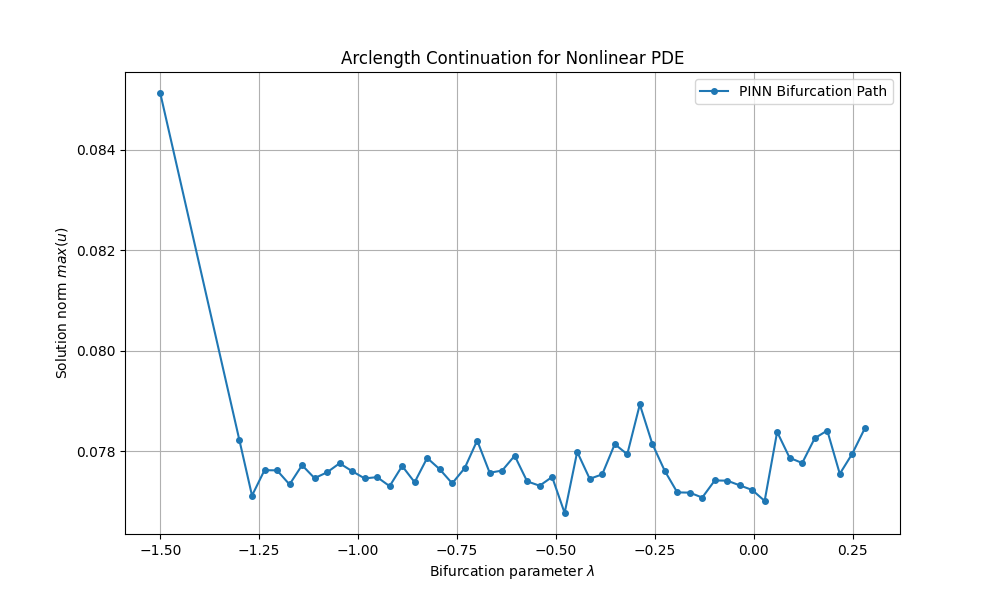

Generate this figure with Python:
import torch
import torch.nn as nn
import numpy as np
import matplotlib.pyplot as plt
from tqdm import tqdm
import copy

# --- Гиперпараметры ---
ITERATIONS = 2000     # Количество итераций обучения для каждой точки
LR = 0.001           # Скорость обучения
N_PHYS = 5000        # Точки внутри области для PDE
N_BOUND = 1000       # Точки на границе
N_ANCHOR = 1000      # Точки для расчета нормы ||u|| при продолжении
DS = 0.1             # Длина шага дуги (Arc-length step size)
N_STEPS = 50         # Сколько точек бифуркационной диаграммы строить
LAMBDA_SCALE = 1.0   # Вес для лямбды в уравнении длины дуги (бета из статьи)
FIRST_LAMBDA = -1.5   # Начальное значение для бифуркации
SECOND_LAMBDA = -1.3  # Конечное значение для бифуркации

device = torch.device("cuda" if torch.cuda.is_available() else "cpu")
print(f"Используем устройство: {device}")

# Оптимизация CUDA
torch.backends.cudnn.benchmark = True
torch.backends.cuda.matmul.allow_tf32 = True  # TF32 для матричных операций
torch.backends.cudnn.allow_tf32 = True         # TF32 для cuDNN
torch.set_float32_matmul_precision('high')     # Использовать Tensor Cores

class GaussianActivation(nn.Module):
    """Гауссова активация: σ(x) = exp(-x²/2)"""
    def forward(self, x):
        return torch.exp(-x**2 / 2)

class PINN(nn.Module):
    def __init__(self, init_lambda=0.0):
        super(PINN, self).__init__()
        # Вход: (x, y) -> 2 нейрона
        self.net = nn.Sequential(
            nn.Linear(2, 10),  # Чуть увеличил ширину слоя (рекомендация для 4D/5D, но полезно для стабильности)
            GaussianActivation(),
            nn.Linear(10, 10),
            GaussianActivation(),
            nn.Linear(10, 1)
        )
        # Параметр бифуркации
        self.lam = nn.Parameter(torch.tensor([init_lambda], dtype=torch.float32))

    def forward(self, x, y):
        inputs = torch.cat([x, y], axis=1)
        return self.net(inputs)

def generate_data(n_physics, n_boundary):
    """Генерация точек коллокации"""
    x_phys = torch.rand((n_physics, 1), device=device, requires_grad=True)
    y_phys = torch.rand((n_physics, 1), device=device, requires_grad=True)

    rand_vals = torch.rand((n_boundary, 1), device=device)
    zeros = torch.zeros((n_boundary, 1), device=device)
    ones = torch.ones((n_boundary, 1), device=device)

    # ГУ: Лево, Право, Низ, Верх
    left   = torch.cat([zeros, rand_vals], dim=1)
    right  = torch.cat([ones, rand_vals], dim=1)
    bottom = torch.cat([rand_vals, zeros], dim=1)
    top    = torch.cat([rand_vals, ones], dim=1)

    boundary_points = torch.cat([left, right, bottom, top], dim=0)
    return x_phys, y_phys, boundary_points

def compute_pde_residual(model, x, y):
    """Вычисление невязки уравнения: u_xx + u_yy + 1 + u + lambda*u^2 = 0"""
    u = model(x, y)

    # Первые производные
    u_x = torch.autograd.grad(u, x, grad_outputs=torch.ones_like(u), create_graph=True, retain_graph=True)[0]
    u_y = torch.autograd.grad(u, y, grad_outputs=torch.ones_like(u), create_graph=True, retain_graph=True)[0]

    # Вторые производные
    u_xx = torch.autograd.grad(u_x, x, grad_outputs=torch.ones_like(u_x), create_graph=True)[0]
    u_yy = torch.autograd.grad(u_y, y, grad_outputs=torch.ones_like(u_y), create_graph=True)[0]

    residual = u_xx + u_yy + 1 + u + model.lam * (u ** 2)
    return residual

def extrapolate_weights(model_prev, model_prev2):
    """
    Предиктор: W_new = 2 * W_prev - W_prev2
    Возвращает словарь весов для инициализации новой модели.
    """
    dict_prev = model_prev.state_dict()
    dict_prev2 = model_prev2.state_dict()
    new_dict = {}

    for key in dict_prev:
        # Линейная экстраполяция параметров
        new_dict[key] = 2 * dict_prev[key] - dict_prev2[key]

    return new_dict

# --- ПОДГОТОВКА ДАННЫХ ---
# Якорные точки фиксируются один раз для корректного расчета "длины дуги"
# Если их перегенерировать каждый раз, мера расстояния будет случайной
x_anchor = torch.rand((N_ANCHOR, 1), device=device)
y_anchor = torch.rand((N_ANCHOR, 1), device=device)

# Точки обучения
x_p, y_p, xy_b = generate_data(N_PHYS, N_BOUND)

# История для графика
plot_lambda = []
plot_norm_u = []

# Для метода продолжения нам нужно хранить ДВА предыдущих состояния модели
# (для расчета направления касательной)
prev_model = None   # Шаг k-1
prev2_model = None  # Шаг k-2

print("\n========== НАЧАЛО: Поиск двух начальных точек ==========")

# -------------------------------------------------------------------
# ШАГ 0: Начальное решение при lambda = 0.0
# -------------------------------------------------------------------
model_0 = PINN(init_lambda=FIRST_LAMBDA).to(device)
model_0.lam.requires_grad = False # Фиксируем лямбду
optimizer_0 = torch.optim.Adam(model_0.parameters(), lr=LR)

print(f">>> Step 0: Training Initial Point (fixed lambda={FIRST_LAMBDA})")
for i in tqdm(range(ITERATIONS)):
    optimizer_0.zero_grad()
    res = compute_pde_residual(model_0, x_p, y_p)
    loss_phys = torch.mean(res**2)
    u_b = model_0(xy_b[:,0:1], xy_b[:,1:2])
    loss_b = torch.mean(u_b**2)
    loss = loss_phys + 100 * loss_b # Вес ГУ обычно выше
    loss.backward()
    optimizer_0.step()

# Сохраняем модель как k-2
prev2_model = copy.deepcopy(model_0)
with torch.no_grad():
    u_val = model_0(x_anchor, y_anchor)
    # Используем L2 норму вектора значений на якорях как меру ||u||
    norm_val = torch.max(u_val)
    plot_lambda.append(model_0.lam.item())
    plot_norm_u.append(norm_val.item())

# -------------------------------------------------------------------
# ШАГ 1: Второе решение при lambda = 0.1 (маленький шаг для старта)
# -------------------------------------------------------------------
# Инициализируем весами от шага 0 для быстрой сходимости
model_1 = PINN(init_lambda=0.0).to(device)
model_1.load_state_dict(model_0.state_dict())
# Меняем лямбду вручную
model_1.lam.data = torch.tensor([SECOND_LAMBDA], device=device) # Чуть сдвигаем
model_1.lam.requires_grad = False
optimizer_1 = torch.optim.Adam(model_1.parameters(), lr=LR)

print(f">>> Step 1: Training Second Point (fixed lambda={SECOND_LAMBDA})")
for i in tqdm(range(ITERATIONS)):
    optimizer_1.zero_grad()
    res = compute_pde_residual(model_1, x_p, y_p)
    loss_phys = torch.mean(res**2)
    u_b = model_1(xy_b[:,0:1], xy_b[:,1:2])
    loss_b = torch.mean(u_b**2)
    loss = loss_phys + 100 * loss_b
    loss.backward()
    optimizer_1.step()

# Сохраняем модель как k-1
prev_model = copy.deepcopy(model_1)
with torch.no_grad():
    u_val = model_1(x_anchor, y_anchor)
    norm_val = torch.max(u_val)
    plot_lambda.append(model_1.lam.item())
    plot_norm_u.append(norm_val.item())

print(f"Init Points: L:{plot_lambda[-2]:.2f}->{plot_lambda[-1]:.2f}")


print("\n========== ЗАПУСК PSEUDO-ARCLENGTH CONTINUATION ==========")

# Текущая рабочая модель
curr_model = PINN().to(device)

for step in range(N_STEPS):
    # ---------------------------------------------------------------
    # А. ПРЕДИКТОР (Predictor Step)
    # Используем касательную экстраполяцию весов и лямбды
    # ---------------------------------------------------------------

    # 1. Вычисляем предсказанные веса: W_new = 2*W_{k-1} - W_{k-2}
    predicted_state_dict = extrapolate_weights(prev_model, prev2_model)
    curr_model.load_state_dict(predicted_state_dict)

    # Лямбда тоже экстраполируется (она внутри state_dict, но иногда полезно удостовериться)
    # Важно: делаем лямбду обучаемой!
    curr_model.lam.requires_grad = True

    # ---------------------------------------------------------------
    # В. ПОДГОТОВКА КОРРЕКТОРА
    # ---------------------------------------------------------------

    # Нам нужны фиксированные значения u_{k-1} и lambda_{k-1} для уравнения ограничения
    with torch.no_grad():
        u_prev_fixed = prev_model(x_anchor, y_anchor).detach()
        lam_prev_fixed = prev_model.lam.item()

    # Оптимизатор теперь обновляет И веса сети, И лямбду
    optimizer = torch.optim.Adam(curr_model.parameters(), lr=LR)

    # Перегенерируем точки обучения (стохастичность помогает не застревать)
    x_p, y_p, xy_b = generate_data(N_PHYS, N_BOUND)

    # ---------------------------------------------------------------
    # С. КОРРЕКТОР (Corrector Step / Training Cycle)
    # ---------------------------------------------------------------
    if step % 5 == 0:
        print(f"Continuation Step {step+1}/{N_STEPS}...")

    for i in range(ITERATIONS):
        optimizer.zero_grad()

        # 1. Loss PDE
        res = compute_pde_residual(curr_model, x_p, y_p)
        loss_phys = torch.mean(res**2)

        # 2. Loss BC
        u_b = curr_model(xy_b[:,0:1], xy_b[:,1:2])
        loss_b = torch.mean(u_b**2)

        # 3. Loss Arclength (Уравнение длины дуги)
        # Мы хотим, чтобы sqrt( ||u - u_prev||^2 + (lam - lam_prev)^2 ) = DS
        # Чтобы избежать корней, используем квадраты:
        # ||u - u_prev||^2 + (lam - lam_prev)^2 - DS^2 = 0

        u_curr_anchor = curr_model(x_anchor, y_anchor)

        # Квадрат евклидова расстояния по решению (нормированный на кол-во точек)
        dist_u_sq = torch.mean((u_curr_anchor - u_prev_fixed)**2)

        # Квадрат расстояния по параметру
        dist_lam_sq = (curr_model.lam - lam_prev_fixed)**2

        # Уравнение связи (умножаем dist_u на масштаб, чтобы сбалансировать с лямбдой)
        # Здесь N_ANCHOR не нужен, если мы взяли mean, но для согласованности с DS:
        # Пусть arc_residual = (dist_u_sq + dist_lam_sq - DS**2)

        # Важно: DS здесь "в пространстве mean-квадратов".
        # Если u меняется на 0.1 в среднем, то dist_u_sq ~ 0.01.
        arc_eqn = dist_u_sq + LAMBDA_SCALE * dist_lam_sq - (DS**2 * 0.1) # Скейлинг DS эмпирический
        loss_arc = arc_eqn**2

        # TOTAL LOSS
        # Увеличиваем вес arc-length, чтобы точка не убегала с дуги
        loss = loss_phys + 100 * loss_b + 100 * loss_arc

        loss.backward()
        optimizer.step()

    # ---------------------------------------------------------------
    # D. ОБНОВЛЕНИЕ ИСТОРИИ
    # ---------------------------------------------------------------
    with torch.no_grad():
        u_final = curr_model(x_anchor, y_anchor)
        norm_final = torch.max(u_final)
        lam_final = curr_model.lam.item()

        # Логи DEBUG
        if step % 5 == 0:
            print(f"   -> Result: Lam={lam_final:.4f}, Norm={norm_final:.4f}, LossArc={loss_arc.item():.6f}")

    # Сохраняем данные для графика
    plot_lambda.append(lam_final)
    plot_norm_u.append(norm_final.item())

    # Сдвиг очереди моделей:
    # k-2 становится старым k-1
    prev2_model = copy.deepcopy(prev_model)
    # k-1 становится текущим решением
    prev_model = copy.deepcopy(curr_model)

# --- ВИЗУАЛИЗАЦИЯ ---
plt.figure(figsize=(10, 6))
plt.plot(plot_lambda, plot_norm_u, 'o-', markersize=4, label='PINN Bifurcation Path')
plt.xlabel(r'Bifurcation parameter $\lambda$')
plt.ylabel(r'Solution norm $max(u)$')
plt.title('Arclength Continuation for Nonlinear PDE')
plt.grid(True)
plt.legend()
# plt.show()
plt.savefig('bif_corr_with_Adam.png')

# Визуализация последнего решения
with torch.no_grad():
    x_plot = torch.linspace(0, 1, 100).to(device)
    y_plot = torch.linspace(0, 1, 100).to(device)
    X, Y = torch.meshgrid(x_plot, y_plot, indexing='ij')
    shape = X.shape
    curr_model.eval()
    U = curr_model(X.reshape(-1, 1), Y.reshape(-1, 1)).reshape(shape)

plt.figure(figsize=(6, 5))
plt.contourf(X.cpu(), Y.cpu(), U.cpu(), levels=50, cmap='viridis')
plt.colorbar(label='u(x,y)')
plt.title(f'Solution at $\lambda$ = {plot_lambda[-1]:.3f}')
plt.show()
